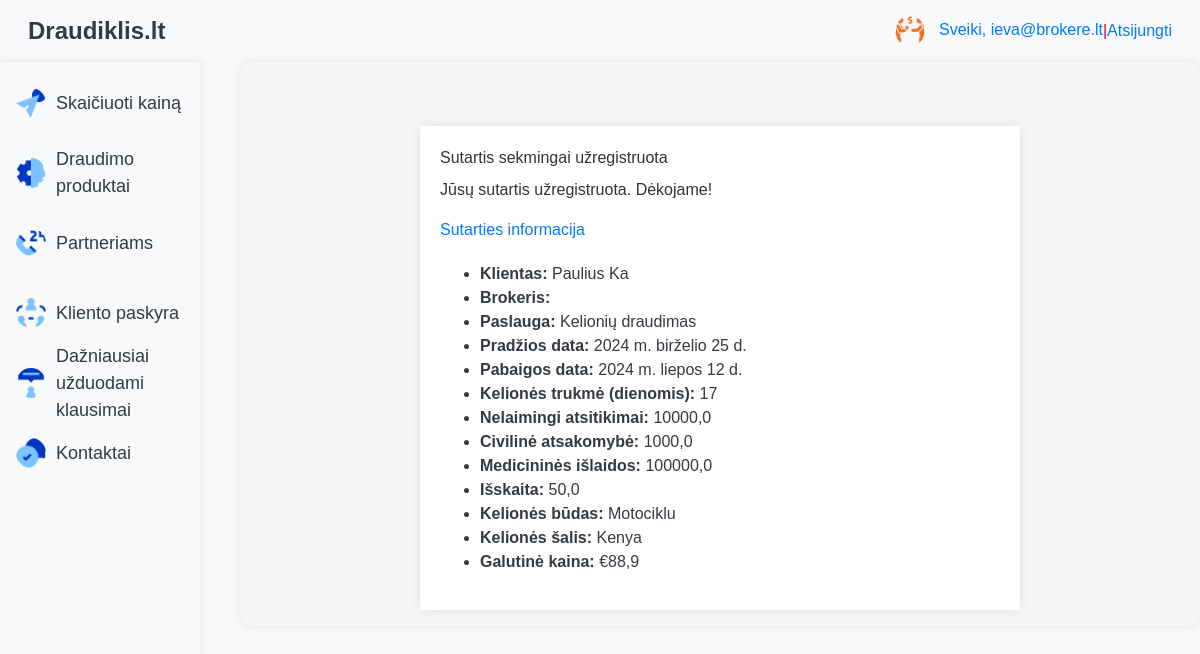
Page /app/policy_success/ (signed in) on the committed database.
### app/models.py (models this page shows, shortened)
class BrokerProfile(models.Model):
    user = models.OneToOneField(User, on_delete=models.CASCADE)  # Susiejimas su vartotoju
    broker = models.OneToOneField(Brokeriai, on_delete=models.CASCADE)  # Susiejimas su brokeriu
    profile_picture = models.ImageField(upload_to='broker_pics', default='default-broker.png')  # Profilio nuotrauka

class Polisai(models.Model):
    klientai = models.ForeignKey(Klientai, on_delete=models.CASCADE, related_name='polisai')  # Susiejimas su klientu
    brokeriai = models.ForeignKey(Brokeriai, on_delete=models.SET_NULL, null=True, blank=True,
                                  related_name='polisai')  # Susiejimas su brokeriu
    paslaugos = models.ForeignKey(Paslaugos, on_delete=models.CASCADE, related_name='polisai',
                                  default=1)  # Susiejimas su paslauga
    poliso_tipas = models.CharField(max_length=100, blank=True)  # Poliso tipas
    pradzios_data = models.DateField()  # Poliso pradžios data
    pabaigos_data = models.DateField()  # Poliso pabaigos data
    iskaita = models.ForeignKey(Iskaita, on_delete=models.CASCADE)  # Susiejimas su išskaita
    cover1 = models.ForeignKey(Cover1, on_delete=models.CASCADE, null=True, blank=True)  # Susiejimas su nelaimingų atsitikimų draudimu
    cover2 = models.ForeignKey(Cover2, on_delete=models.CASCADE, null=True, blank=True)  # Susiejimas su civilinės atsakomybės draudimu
    cover3 = models.ForeignKey(Cover3, on_delete=models.CASCADE)  # Susiejimas su medicininių išlaidų draudimu
    travel_mode = models.ForeignKey(TravelMode, on_delete=models.CASCADE)  # Susiejimas su kelionės būdu
    country = models.ForeignKey(Country, on_delete=models.CASCADE)  # Susiejimas su šalimi
    price = models.FloatField(default=0.0)  # Poliso kaina
    @property
    def trip_duration(self) -> int:
        if isinstance(self.pradzios_data, date) and isinstance(self.pabaigos_data, date):
            return (self.pabaigos_data - self.pradzios_data).days
        return 0

class Klientai(models.Model):
    user = models.OneToOneField(User, on_delete=models.CASCADE)  # Susiejimas su vartotojo modeliu
    vardas = models.CharField(max_length=100)  # Kliento vardas
    pavarde = models.CharField(max_length=100)  # Kliento pavardė
    tel_numeris = models.CharField(max_length=15)  # Kliento telefono numeris
    gimimo_data = models.DateField(null=True)  # Kliento gimimo data
    adresas = models.TextField()  # Kliento adresas
    el_pastas = models.EmailField()  # Kliento el. paštas

class Paslaugos(models.Model):
    pavadinimas = models.CharField(max_length=100, default='Kelionių draudimas')  # Paslaugos pavadinimas
    aprasymas = models.TextField()  # Paslaugos aprašymas
    kaina = models.FloatField()  # Paslaugos kaina

class Cover1(models.Model):
    na_sum = models.FloatField()  # Nelaimingų atsitikimų draudimo suma
    na_kof = models.FloatField()  # Nelaimingų atsitikimų draudimo koeficientas

class Cover2(models.Model):
    civ_sum = models.FloatField()  # Civilinės atsakomybės draudimo suma
    civ_kof = models.FloatField()  # Civilinės atsakomybės draudimo koeficientas

class Cover3(models.Model):
    med_sum = models.FloatField()  # Medicininių išlaidų draudimo suma
    med_kof = models.FloatField()  # Medicininių išlaidų draudimo koeficientas

class Iskaita(models.Model):
    sum = models.FloatField()  # Išskaitos dydis
    kof = models.FloatField()  # Išskaitos koeficientas

class TravelMode(models.Model):
    type = models.CharField(max_length=100)  # Kelionės būdas
    kof = models.FloatField()  # Kelionės būdo koeficientas

class Country(models.Model):
    map_risk = models.CharField(max_length=20)  # Šalies žemėlapio rizikos lygis
    name = models.CharField(max_length=100)  # Šalies pavadinimas
    latitude = models.FloatField()  # Šalies platuma
    longitude = models.FloatField()  # Šalies ilguma
    link = models.TextField()  # Šalies nuoroda

### app/views.py (the view)
# urls.py: path('policy_success/', views.policy_success, name='policy_success'),  # Sėkmingai sukurtas polisas
@login_required
def policy_success(request):
    policy_id = request.session.get('policy_id')
    if policy_id:
        policy = get_object_or_404(Polisai, id=policy_id)
        return render(request, 'policy_success.html', {'policy': policy})
    else:
        return render(request, 'policy_success.html', {'policy': None})

### app/templates/policy_success.html (shortened to what this page needs)
{% extends "base.html" %}
{% block content %}
<div class="container mt-5">
    <h1>Sutartis sekmingai užregistruota</h1>
    <p>Jūsų sutartis užregistruota. Dėkojame!</p>
    {% if policy %}
        <h2>Sutarties informacija</h2>
        <ul>
            <li><strong>Klientas:</strong> {{ policy.klientai.vardas }} {{ policy.klientai.pavarde }}</li>
            <li><strong>Brokeris:</strong> {{ policy.brokeriai.vardas }} {{ policy.brokeriai.pavarde }}</li>
            <li><strong>Paslauga:</strong> {{ policy.paslaugos.pavadinimas }}</li>
            <li><strong>Pradžios data:</strong> {{ policy.pradzios_data }}</li>
            <li><strong>Pabaigos data:</strong> {{ policy.pabaigos_data }}</li>
            <li><strong>Kelionės trukmė (dienomis):</strong> {{ policy.trip_duration }}</li>
            <li><strong>Nelaimingi atsitikimai:</strong> {{ policy.cover1.na_sum }}</li>
            <li><strong>Civilinė atsakomybė:</strong> {{ policy.cover2.civ_sum }}</li>
            <li><strong>Medicininės išlaidos:</strong> {{ policy.cover3.med_sum }}</li>
            <li><strong>Išskaita:</strong> {{ policy.iskaita.sum }}</li>
            <li><strong>Kelionės būdas:</strong> {{ policy.travel_mode.type }}</li>
            <li><strong>Kelionės šalis:</strong> {{ policy.country.name }}</li>
            <li><strong>Galutinė kaina:</strong> €{{ policy.price }}</li>
        </ul>
    {% else %}
        <p>Informacija apie sutartį nerasta.</p>
    {% endif %}
</div>
{% endblock %}

### app/templates/base.html (shortened to what this page needs)
<!DOCTYPE html>
{% load static %}
<html lang="en">
<head>
    <link rel="stylesheet" href="https://stackpath.bootstrapcdn.com/bootstrap/4.5.2/css/bootstrap.min.css">
    <link rel="stylesheet" type="text/css" href="{% static 'styles.css' %}">
</head>
<body>
    <div id="top-shelf" class="d-flex justify-content-between align-items-center p-2 bg-light">
        <div class="left-top">
            <a href="{% url 'home' %}" class="navbar-brand text-dark">Draudiklis.lt</a>
        </div>
        <div class="right-top profile-welcome">
            {% if user.is_authenticated %}
                {% if user.brokerprofile %}
                    <a href="{% url 'broker_profile' broker_id=user.brokerprofile.broker.id %}">
                        <img src="{{ user.brokerprofile.profile_picture.url }}" alt="Profile Picture">
                        Sveiki, {{ user.username }}
                    </a> | <a href="{% url 'broker_logout' %}" class="text-primary">Atsijungti</a>
                {% else %}
                    Sveiki, {{ user.username }} | <a href="{% url 'broker_logout' %}" class="text-primary">Atsijungti</a>
                {% endif %}
            {% else %}
                <a href="{% url 'profile' %}">Kliento paskyra</a>
            {% endif %}
        </div>
    </div>
    <div class="d-flex">
        <div class="left-section bg-light p-3" style="width: 200px;">
            <ul class="selections list-unstyled">
                <li class="expandable position-relative">
                    <img src="{% static 'icons/calculator.png' %}" class="selection-icon" alt="Calculator Icon">
                    <a href="#" id="price-calc-link" class="text-dark">Skaičiuoti kainą</a>
                </li>
                <li>
                    <img src="{% static 'icons/products.png' %}" class="selection-icon" alt="Products Icon">
                    <a href="{% url 'draudimo_produktai' %}" class="text-dark">Draudimo produktai</a>
                </li>
               <li class="expandable position-relative">
                    <img src="{% static 'icons/about.png' %}" class="selection-icon" alt="Partners Icon">
                    <a href="#" class="text-dark">Partneriams</a>
                </li>
                <li>
                    <img src="{% static 'icons/account.png' %}" class="selection-icon" alt="Account Icon">
                    <a href="{% url 'profile' %}" class="text-dark">Kliento paskyra</a>
                </li>
                <li>
                    <img src="{% static 'icons/faq.png' %}" class="selection-icon" alt="FAQ Icon">
                    <a href="{% url 'faq' %}" class="text-dark">Dažniausiai užduodami klausimai</a>
                </li>
                <li>
                    <img src="{% static 'icons/contact.png' %}" class="selection-icon" alt="Contact Icon">
                    <a href="{% url 'contact' %}" class="text-dark">Kontaktai</a>
                </li>
            </ul>
        </div>
        <div class="center-section p-3" style="flex-grow: 1;">
            {% block content %}
            {% endblock %}
        </div>
    </div>
</body>
</html>

### app/static/styles.css (style rules this page uses)
body, select, input, button, label, p, h1, h2, h3, h4, h5, h6 { font-family: Arial, sans-serif; font-size: 16px; color: #333; line-height: 1.5; }
#top-shelf { background-color: #333; color: #fff; padding: 10px; display: flex; justify-content: space-between; align-items: center; }
.left-top { margin-left: 20px; }
.right-top { margin-right: 20px; }
.left-section { width: 230px; background-color: white; padding: 5px; box-shadow: 0 0 10px rgba(0, 0, 0, 0.1); height: 100%; position: fixed; overflow-y: auto; }
.selections { list-style-type: none; padding: 0; }
.selections li { margin-bottom: 20px; display: flex; align-items: center; height: 50px; }
.selections li a { color: #333; text-decoration: none; font-size: 18px; margin-left: 10px; flex-grow: 1; }
.selection-icon { width: 30px; height: 30px; display: inline-block; vertical-align: middle; }
.center-section { margin-left: 240px; background-color: #f5f5f5; padding: 20px; border-radius: 10px; box-shadow: 0 0 10px rgba(0, 0, 0, 0.1); flex-grow: 1; min-height: 100%; }
body { font-family: Arial, sans-serif; background-color: #f8f9fa; color: #343a40; }
.container { max-width: 600px; margin: 0 auto; padding: 20px; background: #fff; box-shadow: 0 0 10px rgba(0, 0, 0, 0.1); }
h2 { margin-bottom: 20px; color: #007bff; }
body { font-family: Arial, sans-serif; }
img { border-radius: 50%; }

### app/templates/base.html (style rules this page uses)
.navbar-brand { font-size: 1.5em; font-weight: bold; }
.profile-welcome { color: #c90618; display: flex; align-items: center; }
.profile-welcome img { width: 30px; height: 30px; border-radius: 50%; margin-right: 10px; }

### rows in the picture
Polisai: klientai.vardas "Paulius", klientai.pavarde "Ka", paslaugos.pavadinimas "Kelionių draudimas", pradzios_data "2024 m. birželio 25 d.", pabaigos_data "2024 m. liepos 12 d.", trip_duration "17", cover1.na_sum "10000,0", cover2.civ_sum "1000,0", cover3.med_sum "100000,0", iskaita.sum "50,0", travel_mode.type "Motociklu", country.name "Kenya", price "88,9"

### other values in the picture
{{ user.username }} "ieva@brokere.lt"
